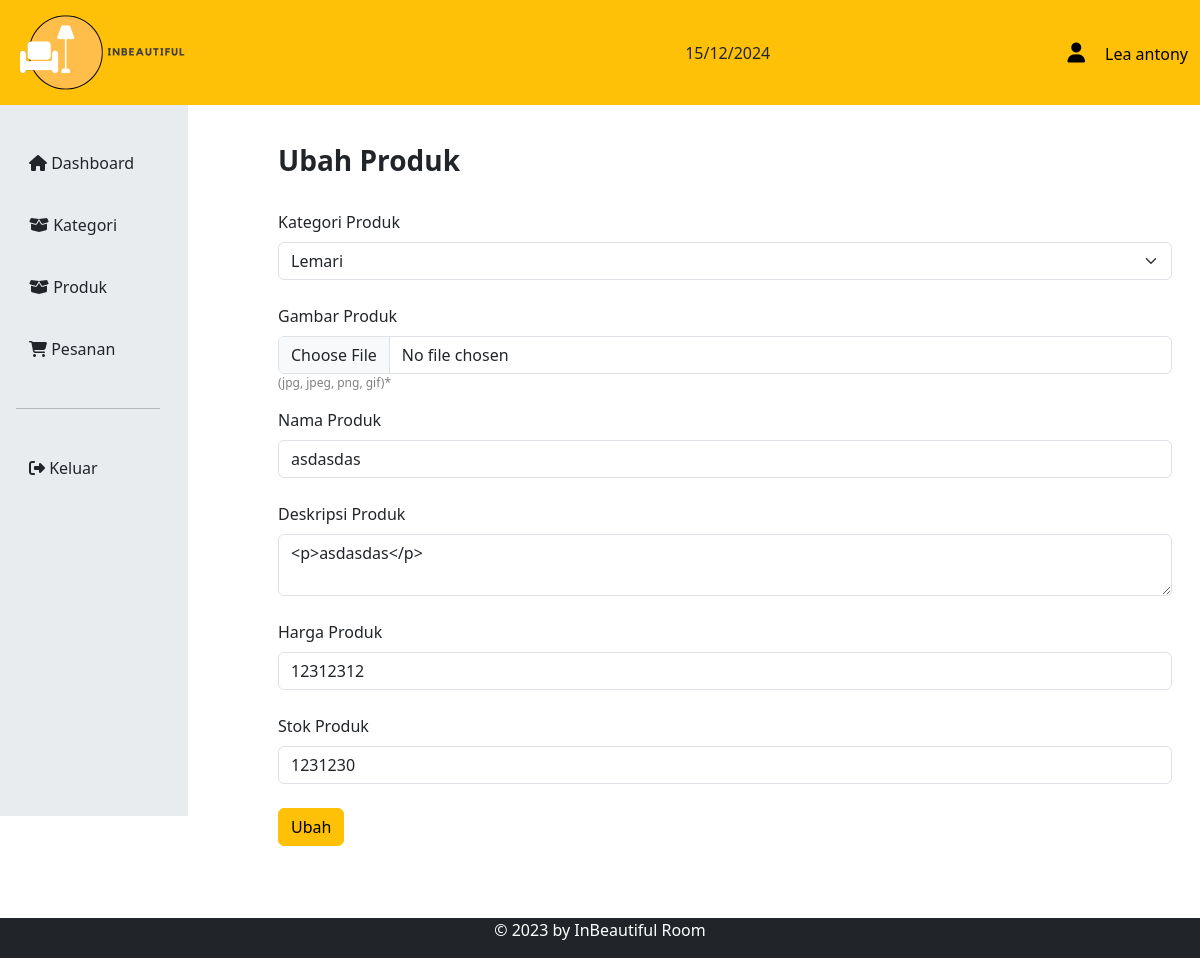
The app's page /penjual/ubah_produk.php?id=9 (signed in) with its own data.
### tables this page shows
CREATE TABLE `users` (
  `id` int(11) NOT NULL,
  `peran` enum('Penjual','Pembeli') NOT NULL,
  `nama` varchar(100) NOT NULL,
  `username` varchar(100) NOT NULL,
  `password` varchar(100) NOT NULL,
  `email` varchar(100) NOT NULL,
  `no_hp` varchar(100) NOT NULL,
  `alamat` varchar(9999) NOT NULL
);

CREATE TABLE `produk` (
  `id_produk` int(11) NOT NULL,
  `id_kategori` int(11) NOT NULL,
  `gambar_produk` varchar(100) NOT NULL,
  `nama_produk` varchar(100) NOT NULL,
  `deskripsi_produk` varchar(9999) NOT NULL,
  `harga_produk` varchar(100) NOT NULL,
  `stok_produk` varchar(100) NOT NULL
);

CREATE TABLE `kategori` (
  `id_kategori` int(11) NOT NULL,
  `gambar_kategori` varchar(100) NOT NULL,
  `nama_kategori` varchar(100) NOT NULL
);

### penjual/ubah_produk.php (the view, shortened to what this page needs)
<?php
include "header_penjual.php";
$produk = mysqli_query($koneksi, "SELECT * FROM produk WHERE id_produk = '$_GET[id]'");
$b = mysqli_fetch_object($produk);
?>
<link rel="stylesheet" href="../assets/css/style_edit_produk.css?v=1">
<div class="col-md-12 mb-5" style="margin-left: 125px;">
    <h3><strong>Ubah Produk</strong></h3><br>
    <form action="fungsi/fungsi_ubah.php" method="POST" enctype="multipart/form-data">
        <div class="form-group">
            <label class="form-label">Kategori Produk</label>
            <select class="input form-select" name="nama_kategori" required>
                <?php
                $kategori = mysqli_query($koneksi, "SELECT * FROM kategori");
                while ($r = mysqli_fetch_array($kategori)) {
                    ?>
                    <option value="<?php echo $r['id_kategori'] ?>" <?php echo ($r['id_kategori'] == $b->id_kategori) ? 'selected' : ''; ?>>
                        <?php echo $r['nama_kategori'] ?>
                    </option>
                <?php } ?>
            </select>
        </div><br>
        <div class="form-group">
            <label class="form-label">Gambar Produk </label>
            <input type="file" class="form-control" name="gambar_produk">
            <p class="keterangan">(jpg, jpeg, png, gif)*</p>
        </div>
        <div class="form-group">
            <label class="form-label">Nama Produk</label>
            <input type="text" class="form-control" placeholder="Masukkan nama produk" name="nama_produk"
                value="<?php echo $b->nama_produk ?>" required>
        </div><br>
        <div class="form-group">
            <label class="form-label">Deskripsi Produk</label>
            <textarea class="form-control" placeholder="Masukkan deskripsi produk" name="deskripsi_produk" id="editor"
                minlength="25"><?php echo $b->deskripsi_produk ?></textarea>
        </div><br>
        <div class="form-group">
            <label class="form-label">Harga Produk</label>
            <input type="number" min="1" class="form-control" placeholder="Masukkan harga produk" name="harga_produk"
                value="<?php echo $b->harga_produk ?>" required>
        </div><br>
        <div class="form-group">
            <label class="form-label">Stok Produk</label>
            <input type="number" min="1" class="form-control" placeholder="Masukkan stok produk" name="stok_produk"
                value="<?php echo $b->stok_produk ?>" required>
        </div><br>
        <input type="submit" name="produk" value="Ubah" class="btn btn-warning">
    </form>
    <br>
</div>
<?php
include "footer_penjual.php"
    ?>

### penjual/header_penjual.php (shortened to what this page needs)
<?php
include "../koneksi.php";
?>
<!DOCTYPE html>
<html lang="en">
<head>
    <link rel="stylesheet" href="https://cdn.datatables.net/1.13.6/css/dataTables.bootstrap5.min.css">
    <link rel="stylesheet" href="../assets/bootstrap/css/bootstrap.min.css">
    <link rel="stylesheet" href="../assets/fontawesome/css/all.min.css">
    <link href="https://cdn.jsdelivr.net/npm/sweetalert2@11.10.0/dist/sweetalert2.min.css" rel="stylesheet">
</head>
<body>
    <div id="page-container">
        <nav class="navbar fixed-top bg-warning">
            <div class="container-fluid">
                <a href="dashboard_penjual.php" class="navbar-brand">
                    <img src="../assets/images/logo/logo_transparent_cropped.png" width="50%" height="50%">
                </a>
                <div>
                    <span id="tanggal"></span>
                </div>
                <div class="user-info">
                    <i class="fa-solid fa-user navbar-brand" style="color: #000000;"></i>
                    <?php
                    $query = mysqli_query($koneksi, "SELECT * FROM `users` WHERE `username`='$_SESSION[username]'") or die();
                    $fetch = mysqli_fetch_array($query);
                    echo "<FONT COLOR='#000000'>" . $fetch['nama'] . "</FONT>";
                    ?>
                </div>
            </div>
        </nav>
        <div class="row mt-5 no-gutters pt-5">
            <div class="col-md-2 bg-body-secondary">
                <ul class="nav flex-column p-3 pt-5">
                    <li class="nav-item">
                        <a class="btn" href="../penjual/dashboard_penjual.php"><i class="fa-solid fa-house"></i>
                            Dashboard</button></a>
                    </li>
                    <br>
                    <li class="nav-item">
                        <a class="btn" href="../penjual/data_kategori.php"><i class="fa-solid fa-box-open"></i>
                            Kategori</button></a>
                    </li>
                    <br>
                    <li class="nav-item">
                        <a class="btn" href="../penjual/data_produk.php"><i class="fa-solid fa-box-open"></i>
                            Produk</button></a>
                    </li>
                    <br>
                    <li class="nav-item">
                        <a class="btn" href="../penjual/data_pesanan.php"><i class="fa-solid fa-cart-shopping"></i>
                            Pesanan</button></a>
                    </li>
                    <br>
                    <hr><br>
                    <li class="nav-item">
                        <a class="btn keluar" href="../index/keluar.php"><i class="fa-solid fa-right-from-bracket"></i>
                            Keluar</a></a>
                    </li>
                </ul>
            </div>
            <div class="container col-md-9 pt-5" id="content-wrap">
                <body>
</html>

### assets/css/style_edit_produk.css (style rules this page uses)
body { overflow-x: hidden; }
body { min-height: 100vh; display: flex; flex-direction: column; }
#page-container { position: relative; min-height: 100vh; }
#content-wrap { padding-bottom: 2.5rem; }
.bg-body-secondary { height: 90vh; position: fixed; }
.keterangan { font-size: 12px; font-weight: lighter; color: gray; }

### records on screen
users: nama "Lea antony"
produk: nama_kategori "Lemari", nama_produk "asdasdas", deskripsi_produk "<p>asdasdas</p>", harga_produk "12312312", stok_produk "1231230"
